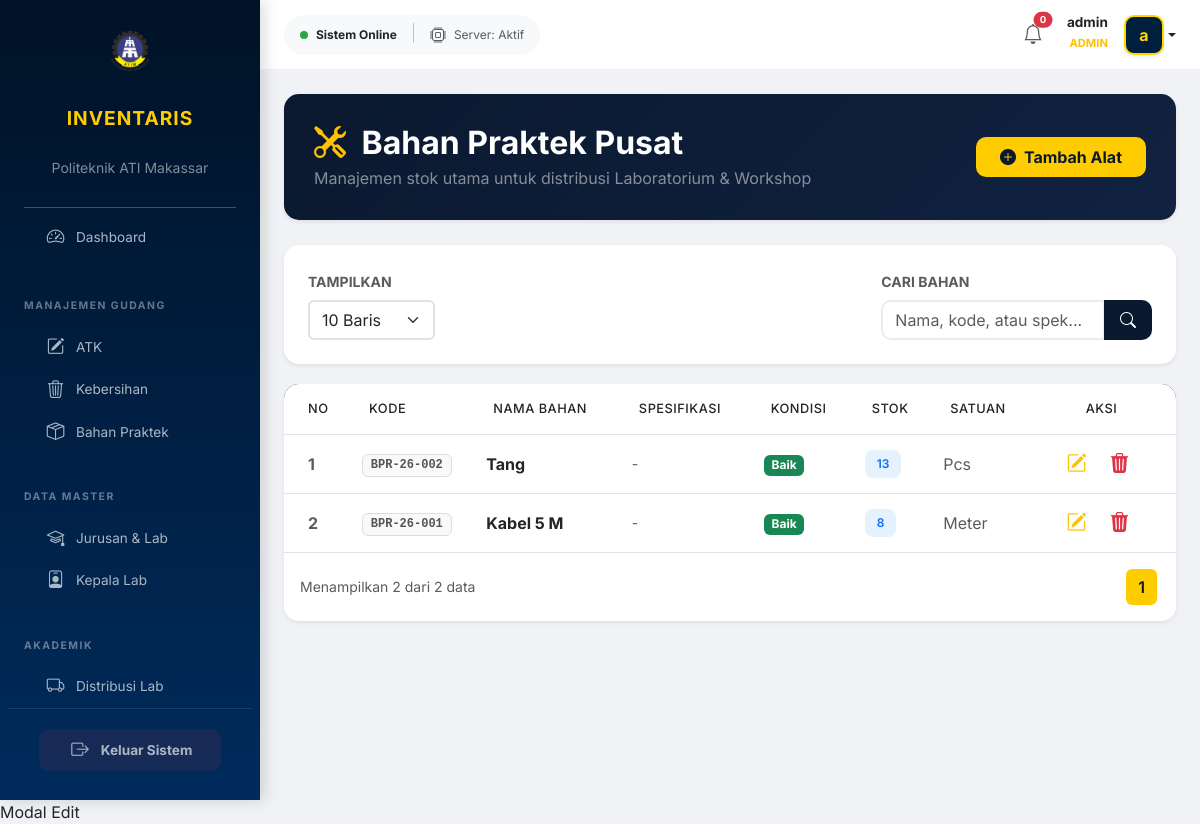
The page /modules/gudang/bahan-praktek.php (signed in) on the database as committed earlier.
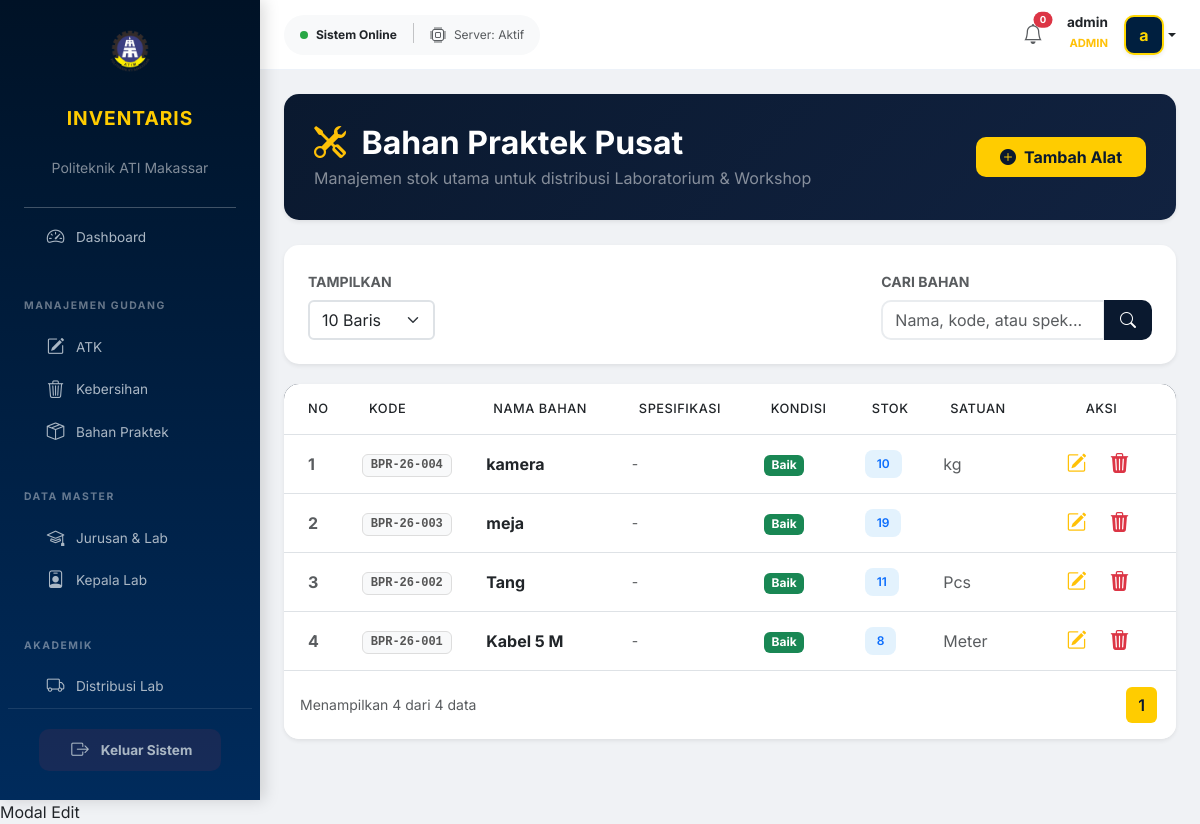
The same page on the database as committed later.
### tables this page shows
CREATE TABLE `bahan_praktek` (
  `id_praktek` int NOT NULL,
  `kode_bahan` varchar(20) DEFAULT NULL,
  `nama_bahan` varchar(100) DEFAULT NULL,
  `spesifikasi` text,
  `id_jurusan` int DEFAULT NULL,
  `id_lab` int DEFAULT NULL,
  `stok` int DEFAULT NULL,
  `kondisi` enum('Baik','Kurang Baik','Rusak') DEFAULT 'Baik',
  `satuan` varchar(50) DEFAULT NULL,
  `tgl_masuk` date DEFAULT NULL
);

### modules/gudang/bahan-praktek.php (the view, shortened to what the changed rows need)
<?php
include "../../config/database.php";
$limit = isset($_GET['limit']) ? (int)$_GET['limit'] : 10;
$page = isset($_GET['halaman']) ? (int)$_GET['halaman'] : 1;
$offset = ($page - 1) * $limit;
$search = isset($_GET['search']) ? mysqli_real_escape_string($conn, $_GET['search']) : '';
$whereClause = $search != '' ? "WHERE nama_bahan LIKE '%$search%' OR kode_bahan LIKE '%$search%' OR spesifikasi LIKE '%$search%'" : "";
$total_data_query = mysqli_query($conn, "SELECT COUNT(*) as total FROM bahan_praktek $whereClause");
$total_data = mysqli_fetch_assoc($total_data_query)['total'];
$total_pages = ceil($total_data / $limit);
$query = "SELECT * FROM bahan_praktek $whereClause ORDER BY id_praktek DESC LIMIT $offset, $limit";
$res = mysqli_query($conn, $query);
?>
<!DOCTYPE html>
<html lang="id">
<head>
    <link href="https://cdn.jsdelivr.net/npm/bootstrap@5.3.0/dist/css/bootstrap.min.css" rel="stylesheet">
    <link rel="stylesheet" href="https://cdn.jsdelivr.net/npm/bootstrap-icons@1.11.1/font/bootstrap-icons.css">
    <link href="../../assets/css/style.css" rel="stylesheet">
</head>
<body>
<div class="main-wrapper">
    <div class="content-area">
        <main class="p-4">
            <div class="header-card d-flex justify-content-between align-items-center shadow-sm">
                <div>
                    <h2 class="fw-bold mb-1"><i class="bi bi-tools text-warning me-2"></i> Bahan Praktek Pusat</h2>
                </div>
            </div>
            <div class="card table-container shadow-sm">
                <div class="card-body p-0">
                    <div class="table-responsive">
                        <table class="table table-hover align-middle mb-0">
                            <thead>
                                <tr>
                                    <th class="ps-4">No</th>
                                    <th>Kode</th>
                                    <th>Nama Bahan</th>
                                    <th>Spesifikasi</th>
                                    <th>Kondisi</th>
                                    <th>Stok</th>
                                    <th>Satuan</th>
                                    <th class="text-center pe-4">Aksi</th>
                                </tr>
                            </thead>
                            <tbody>
                                <?php
                                $no = $offset + 1;
                                if(mysqli_num_rows($res) > 0):
                                    while($row = mysqli_fetch_assoc($res)):
                                ?>
                                <tr>
                                    <td class="ps-4 text-muted fw-bold"><?= $no++; ?></td>
                                    <td><span class="badge badge-kode"><?= $row['kode_bahan']; ?></span></td>
                                    <td class="fw-bold text-dark"><?= $row['nama_bahan']; ?></td>
                                    <td class="text-muted small"><?= !empty($row['spesifikasi']) ? $row['spesifikasi'] : '-'; ?></td>
                                    <td>
                                        <?php
                                        $cls = 'bg-success';
                                        ?>
                                        <span class="badge <?= $cls; ?>"><?= $row['kondisi']; ?></span>
                                    </td>
                                    <td><span class="badge badge-stok"><?= $row['stok']; ?></span></td>
                                    <td class="text-muted"><?= $row['satuan']; ?></td>
                                    <td class="text-center pe-4">
                                        <div class="btn-group">
                                            <button class="btn btn-outline-warning border-0" data-bs-toggle="modal" data-bs-target="#modalEdit<?= $row['id_praktek']; ?>">
                                                <i class="bi bi-pencil-square fs-5"></i>
                                            </button>
                                            <button class="btn btn-outline-danger border-0" onclick="confirmDelete('<?= $row['id_praktek']; ?>')">
                                                <i class="bi bi-trash3-fill fs-5"></i>
                                            </button>
                                        </div>
                                    </td>
                                </tr>
                                <?php endwhile; else: ?>
                                <tr><td colspan="8" class="text-center py-5 text-muted">Data tidak ditemukan.</td></tr>
                                <?php endif; ?>
                            </tbody>
                        </table>
                    </div>
                </div>
                <div class="card-footer bg-white border-0 py-3">
                    <nav class="d-flex justify-content-between align-items-center">
                        <p class="text-muted small mb-0">Menampilkan <?= mysqli_num_rows($res); ?> dari <?= $total_data; ?> data</p>
                        <ul class="pagination mb-0">
                            <?php for($i=1; $i<=$total_pages; $i++): ?>
                            <li class="page-item <?= ($page == $i) ? 'active' : ''; ?>">
                                <a class="page-link" href="?halaman=<?= $i; ?>&limit=<?= $limit; ?>&search=<?= $search; ?>"><?= $i; ?></a>
                            </li>
                            <?php endfor; ?>
                        </ul>
                    </nav>
                </div>
            </div>
        </main>
    </div>
</div>
<?php
if(mysqli_num_rows($res) > 0) {
    mysqli_data_seek($res, 0);
    while($row = mysqli_fetch_assoc($res)):
?>
Modal Edit
<?php endwhile; } ?>
</body>
</html>

Rows that differ between the two databases and show on the page:
added bahan_praktek: kode_bahan "BPR-26-004", nama_bahan "kamera", kondisi "Baik", stok "10", satuan "kg"
added bahan_praktek: kode_bahan "BPR-26-003", nama_bahan "meja", kondisi "Baik", stok "19", shown under "Bahan Praktek Pusat"
changed bahan_praktek "Tang": stok "13" → "11"
Other text that changed with them:
mysqli_num_rows($res): "2" → "4"
$total_data: "2" → "4"
